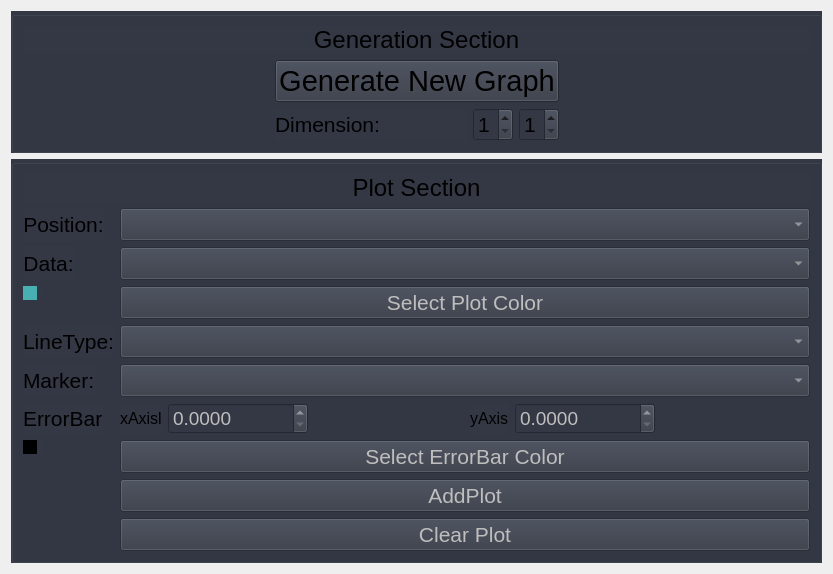
<?xml version="1.0" encoding="UTF-8"?>
<ui version="4.0">
 <class>Form</class>
 <widget class="QWidget" name="Form">
  <property name="geometry">
   <rect>
    <x>0</x>
    <y>0</y>
    <width>833</width>
    <height>545</height>
   </rect>
  </property>
  <property name="windowTitle">
   <string>Form</string>
  </property>
  <layout class="QVBoxLayout" name="verticalLayout">
   <item>
    <widget class="QGroupBox" name="groupBox">
     <property name="styleSheet">
      <string notr="true">background-color: rgb(51, 56, 68);</string>
     </property>
     <layout class="QGridLayout" name="gridLayout_2">
      <item row="3" column="3">
       <widget class="QSpinBox" name="sb_y">
        <property name="maximumSize">
         <size>
          <width>40</width>
          <height>16777215</height>
         </size>
        </property>
        <property name="font">
         <font>
          <pointsize>16</pointsize>
         </font>
        </property>
        <property name="minimum">
         <number>1</number>
        </property>
       </widget>
      </item>
      <item row="3" column="4">
       <spacer name="horizontalSpacer_2">
        <property name="orientation">
         <enum>Qt::Horizontal</enum>
        </property>
        <property name="sizeHint" stdset="0">
         <size>
          <width>40</width>
          <height>20</height>
         </size>
        </property>
       </spacer>
      </item>
      <item row="3" column="1">
       <widget class="QLabel" name="label_3">
        <property name="font">
         <font>
          <pointsize>16</pointsize>
         </font>
        </property>
        <property name="text">
         <string>Dimension:</string>
        </property>
       </widget>
      </item>
      <item row="3" column="2">
       <widget class="QSpinBox" name="sb_x">
        <property name="minimumSize">
         <size>
          <width>0</width>
          <height>0</height>
         </size>
        </property>
        <property name="maximumSize">
         <size>
          <width>40</width>
          <height>16777215</height>
         </size>
        </property>
        <property name="font">
         <font>
          <pointsize>16</pointsize>
         </font>
        </property>
        <property name="minimum">
         <number>1</number>
        </property>
       </widget>
      </item>
      <item row="3" column="0">
       <spacer name="horizontalSpacer">
        <property name="orientation">
         <enum>Qt::Horizontal</enum>
        </property>
        <property name="sizeHint" stdset="0">
         <size>
          <width>40</width>
          <height>20</height>
         </size>
        </property>
       </spacer>
      </item>
      <item row="1" column="0" colspan="5">
       <widget class="QLabel" name="label_7">
        <property name="font">
         <font>
          <pointsize>18</pointsize>
         </font>
        </property>
        <property name="text">
         <string>Generation Section</string>
        </property>
        <property name="alignment">
         <set>Qt::AlignCenter</set>
        </property>
       </widget>
      </item>
      <item row="2" column="1" colspan="3">
       <widget class="QPushButton" name="pb_dimension">
        <property name="font">
         <font>
          <pointsize>22</pointsize>
         </font>
        </property>
        <property name="text">
         <string>Generate New Graph</string>
        </property>
       </widget>
      </item>
     </layout>
    </widget>
   </item>
   <item>
    <spacer name="verticalSpacer">
     <property name="orientation">
      <enum>Qt::Vertical</enum>
     </property>
     <property name="sizeHint" stdset="0">
      <size>
       <width>20</width>
       <height>40</height>
      </size>
     </property>
    </spacer>
   </item>
   <item>
    <widget class="QGroupBox" name="groupBox">
     <property name="styleSheet">
      <string notr="true">background-color: rgb(51, 56, 68);</string>
     </property>
     <layout class="QFormLayout" name="formLayout">
      <item row="0" column="0" colspan="2">
       <widget class="QLabel" name="label_5">
        <property name="font">
         <font>
          <pointsize>18</pointsize>
         </font>
        </property>
        <property name="text">
         <string>Plot Section</string>
        </property>
        <property name="alignment">
         <set>Qt::AlignCenter</set>
        </property>
       </widget>
      </item>
      <item row="1" column="0">
       <widget class="QLabel" name="label_2">
        <property name="font">
         <font>
          <pointsize>16</pointsize>
         </font>
        </property>
        <property name="text">
         <string>Position:</string>
        </property>
        <property name="alignment">
         <set>Qt::AlignCenter</set>
        </property>
       </widget>
      </item>
      <item row="1" column="1">
       <widget class="QComboBox" name="cmb_pos">
        <property name="enabled">
         <bool>false</bool>
        </property>
        <property name="font">
         <font>
          <pointsize>16</pointsize>
         </font>
        </property>
       </widget>
      </item>
      <item row="2" column="0">
       <widget class="QLabel" name="label">
        <property name="font">
         <font>
          <pointsize>16</pointsize>
         </font>
        </property>
        <property name="text">
         <string>Data:</string>
        </property>
        <property name="alignment">
         <set>Qt::AlignCenter</set>
        </property>
       </widget>
      </item>
      <item row="2" column="1">
       <widget class="QComboBox" name="cmb_data">
        <property name="enabled">
         <bool>false</bool>
        </property>
        <property name="font">
         <font>
          <pointsize>16</pointsize>
         </font>
        </property>
       </widget>
      </item>
      <item row="3" column="0">
       <widget class="QCheckBox" name="ind_color">
        <property name="styleSheet">
         <string notr="true">QCheckBox::indicator{background-color: rgb(72, 176, 176);}</string>
        </property>
        <property name="text">
         <string/>
        </property>
       </widget>
      </item>
      <item row="3" column="1">
       <widget class="QPushButton" name="pb_selectColor">
        <property name="enabled">
         <bool>false</bool>
        </property>
        <property name="font">
         <font>
          <pointsize>16</pointsize>
         </font>
        </property>
        <property name="layoutDirection">
         <enum>Qt::LeftToRight</enum>
        </property>
        <property name="text">
         <string>Select Plot Color</string>
        </property>
       </widget>
      </item>
      <item row="4" column="0">
       <widget class="QLabel" name="label_4">
        <property name="font">
         <font>
          <pointsize>16</pointsize>
         </font>
        </property>
        <property name="text">
         <string>LineType:</string>
        </property>
        <property name="alignment">
         <set>Qt::AlignCenter</set>
        </property>
       </widget>
      </item>
      <item row="4" column="1">
       <widget class="QComboBox" name="cmb_lineType">
        <property name="enabled">
         <bool>false</bool>
        </property>
        <property name="font">
         <font>
          <pointsize>16</pointsize>
         </font>
        </property>
       </widget>
      </item>
      <item row="5" column="0">
       <widget class="QLabel" name="label_6">
        <property name="font">
         <font>
          <pointsize>16</pointsize>
         </font>
        </property>
        <property name="text">
         <string>Marker:</string>
        </property>
       </widget>
      </item>
      <item row="5" column="1">
       <widget class="QComboBox" name="cmb_marker">
        <property name="enabled">
         <bool>false</bool>
        </property>
        <property name="font">
         <font>
          <pointsize>16</pointsize>
         </font>
        </property>
       </widget>
      </item>
      <item row="8" column="1">
       <widget class="QPushButton" name="pb_addPlot">
        <property name="enabled">
         <bool>false</bool>
        </property>
        <property name="font">
         <font>
          <pointsize>16</pointsize>
         </font>
        </property>
        <property name="text">
         <string>AddPlot</string>
        </property>
       </widget>
      </item>
      <item row="9" column="1">
       <widget class="QPushButton" name="pb_clear">
        <property name="enabled">
         <bool>false</bool>
        </property>
        <property name="font">
         <font>
          <pointsize>16</pointsize>
         </font>
        </property>
        <property name="text">
         <string>Clear Plot</string>
        </property>
       </widget>
      </item>
      <item row="6" column="1">
       <layout class="QHBoxLayout" name="horizontalLayout">
        <item>
         <widget class="QLabel" name="label_9">
          <property name="font">
           <font>
            <pointsize>12</pointsize>
           </font>
          </property>
          <property name="text">
           <string>xAxisl</string>
          </property>
         </widget>
        </item>
        <item>
         <widget class="QDoubleSpinBox" name="sb_Xerror">
          <property name="enabled">
           <bool>false</bool>
          </property>
          <property name="font">
           <font>
            <pointsize>14</pointsize>
           </font>
          </property>
          <property name="decimals">
           <number>4</number>
          </property>
          <property name="maximum">
           <double>1000000.000000000000000</double>
          </property>
         </widget>
        </item>
        <item>
         <spacer name="horizontalSpacer_3">
          <property name="orientation">
           <enum>Qt::Horizontal</enum>
          </property>
          <property name="sizeHint" stdset="0">
           <size>
            <width>40</width>
            <height>20</height>
           </size>
          </property>
         </spacer>
        </item>
        <item>
         <widget class="QLabel" name="label_10">
          <property name="font">
           <font>
            <pointsize>12</pointsize>
           </font>
          </property>
          <property name="text">
           <string>yAxis</string>
          </property>
         </widget>
        </item>
        <item>
         <widget class="QDoubleSpinBox" name="sb_Yerror">
          <property name="enabled">
           <bool>false</bool>
          </property>
          <property name="font">
           <font>
            <pointsize>14</pointsize>
           </font>
          </property>
          <property name="decimals">
           <number>4</number>
          </property>
          <property name="maximum">
           <double>100000.000000000000000</double>
          </property>
         </widget>
        </item>
        <item>
         <spacer name="horizontalSpacer_4">
          <property name="orientation">
           <enum>Qt::Horizontal</enum>
          </property>
          <property name="sizeHint" stdset="0">
           <size>
            <width>40</width>
            <height>20</height>
           </size>
          </property>
         </spacer>
        </item>
       </layout>
      </item>
      <item row="6" column="0">
       <widget class="QLabel" name="label_8">
        <property name="font">
         <font>
          <pointsize>16</pointsize>
         </font>
        </property>
        <property name="text">
         <string>ErrorBar</string>
        </property>
       </widget>
      </item>
      <item row="7" column="1">
       <layout class="QHBoxLayout" name="horizontalLayout_2">
        <item>
         <widget class="QPushButton" name="pb_selectColorError">
          <property name="enabled">
           <bool>false</bool>
          </property>
          <property name="font">
           <font>
            <pointsize>16</pointsize>
           </font>
          </property>
          <property name="text">
           <string>Select ErrorBar Color</string>
          </property>
         </widget>
        </item>
       </layout>
      </item>
      <item row="7" column="0">
       <widget class="QCheckBox" name="ind_colorError">
        <property name="styleSheet">
         <string notr="true">QCheckBox::indicator{background-color: rgb(0, 0, 0);}</string>
        </property>
        <property name="text">
         <string/>
        </property>
       </widget>
      </item>
     </layout>
    </widget>
   </item>
  </layout>
 </widget>
 <resources/>
 <connections/>
</ui>
